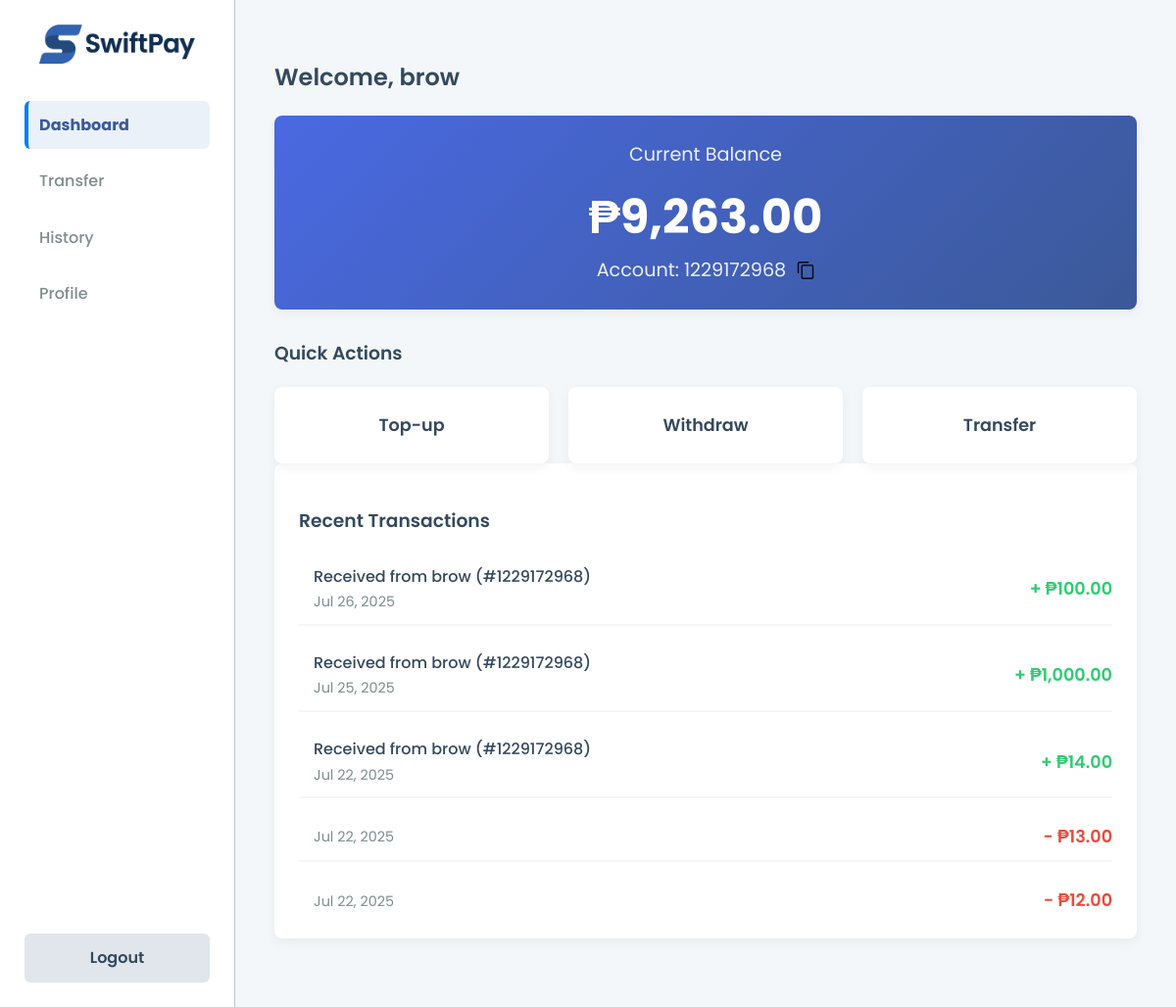
Page /dashboard.php (signed in) on the committed database.
### tables this page shows
CREATE TABLE `users` (
  `user_id` int(11) NOT NULL,
  `full_name` varchar(100) DEFAULT NULL,
  `email` varchar(100) DEFAULT NULL,
  `password` varchar(255) DEFAULT NULL,
  `account_number` varchar(20) DEFAULT NULL,
  `balance` decimal(10,2) DEFAULT 0.00,
  `avatar` varchar(255) DEFAULT 'default.png',
  `status` enum('active','deactivated') DEFAULT 'active',
  `deleted_at` datetime DEFAULT NULL,
  `created_at` timestamp NOT NULL DEFAULT current_timestamp()
);

CREATE TABLE `transactions` (
  `transaction_id` int(11) NOT NULL,
  `user_id` int(11) NOT NULL,
  `transaction_type` varchar(255) DEFAULT NULL,
  `amount` decimal(10,2) NOT NULL,
  `related_user_id` int(11) DEFAULT NULL,
  `created_at` timestamp NOT NULL DEFAULT current_timestamp()
);

### dashboard.php (the view, shortened to what this page needs)
<?php
include 'connect.php';
$user_id = $_SESSION['user_id'];
$stmt = $conn->prepare("SELECT full_name, account_number, balance FROM users WHERE user_id = ?");
$stmt->bind_param("i", $user_id);
$stmt->execute();
$result = $stmt->get_result();
$user = $result->fetch_assoc();
$full_name = $user['full_name'];
$account_number = $user['account_number'];
$balance = $user['balance'];
$history_stmt = $conn->prepare("
    SELECT t.created_at, t.transaction_type, t.amount, t.user_id,
            u.full_name as related_name, u.account_number as related_acc
    FROM transactions t
    LEFT JOIN users u ON t.related_user_id = u.user_id
    WHERE t.user_id = ? OR t.related_user_id = ?
    ORDER BY t.created_at DESC
    LIMIT 5
");
$history_stmt->bind_param("ii", $user_id, $user_id);
$history_stmt->execute();
$history_result = $history_stmt->get_result();
?>
<!DOCTYPE html>
<html>
<head>
    <link rel="stylesheet" href="styles.css">
</head>
<body>
<div class="app-container">
    <div class="sidebar">
        <div class="logo">
            <a href="dashboard.php">
                <img src="icons/SwiftPay-trimmed.png" alt="SwiftPay Logo">
            </a>
        </div>
        <nav class="sidebar-nav">
            <a href="dashboard.php" class="active">Dashboard</a>
            <a href="transfer.php">Transfer</a>
            <a href="history.php">History</a>
            <a href="profile.php">Profile</a>
        </nav>
        <a href="logout.php" class="btn btn-secondary logout-btn">Logout</a>
    </div>
    <div class="main-content">
        <h2>Welcome, <?= htmlspecialchars($full_name) ?></h2>
        <div class="card balance-card">
            <p>Current Balance</p>
            <h1>₱<?= number_format($balance, 2) ?></h1>
            <p>Account: <?= htmlspecialchars($account_number) ?> <button onclick="copyToClipboard('accNum')" class="icon-button" id="accNumContainer"><span id="accNum" style="display:none;"><?= htmlspecialchars($account_number) ?></span><img src="icons/copy-link-icon.png" alt="Copy" class="copy-icon"></button></p>
        </div>
        <h3>Quick Actions</h3>
        <div class="quick-actions">
            <a href="topup.php" class="action-card">Top-up</a>
            <a href="withdraw.php" class="action-card">Withdraw</a>
            <a href="transfer.php" class="action-card">Transfer</a>
        </div>
        <div class="card">
            <h3>Recent Transactions</h3>
            <div class="recent-transactions-list">
                <?php if ($history_result->num_rows > 0): ?>
                    <?php while ($row = $history_result->fetch_assoc()): ?>
                        <div class="transaction-item">
                            <div class="transaction-details">
                                <span class="transaction-desc">
                                    <?php
                                        if ($row['transaction_type'] === 'transfer') {
                                            if ($row['user_id'] == $user_id) {
                                                echo "Sent to " . htmlspecialchars($row['related_name']) . " (#" . htmlspecialchars($row['related_acc']) . ")";
                                            } else {
                                                echo "Received from " . htmlspecialchars($row['related_name']) . " (#" . htmlspecialchars($row['related_acc']) . ")";
                                            }
                                        } else {
                                            echo ucfirst(str_replace('-', ' ', $row['transaction_type']));
                                        }
                                    ?>
                                </span>
                                <span class="transaction-date"><?= date("M d, Y", strtotime($row['created_at'])) ?></span>
                            </div>
                            <div class="transaction-amount
                                <?php
                                    $is_credit = ($row['transaction_type'] === 'top-up' || ($row['transaction_type'] === 'transfer' && $row['user_id'] != $user_id));
                                    echo $is_credit ? 'amount-credit' : 'amount-debit';
                                ?>">
                                <?= ($is_credit ? '+ ' : '- ') ?>₱<?= number_format($row['amount'], 2) ?>
                            </div>
                        </div>
                    <?php endwhile; ?>
                <?php else: ?>
                    <p>No recent transactions to show.</p>
                <?php endif; ?>
            </div>
        </div>
    </div>
</div>
</body>
</html>

### styles.css (style rules this page uses)
:root { --primary-blue: #3B5998; --primary-blue-dark: #357ABD; --success-green: #2ECC71; --action-red: #E74C3C; --dark-text: #34495E; --secondary-text: #7f8c8d; --border-color: #BDC3C7; --background-light: #F4F7F9; --white: #FFFFFF; --accent-blue: #007BFF; }
body { font-family: 'Poppins', sans-serif; background-color: var(--background-light); color: var(--dark-text); margin: 0; padding: 0; line-height: 1.6; }
h2, h3 { color: var(--dark-text); font-weight: 600; }
a { color: var(--primary-blue); text-decoration: none; }
.app-container { display: flex; min-height: 100vh; }
.sidebar { position: fixed; left: 0; top: 0; height: 100%; box-sizing: border-box; width: 240px; background-color: var(--white); border-right: 1px solid var(--border-color); padding: 25px; display: flex; flex-direction: column; }
.sidebar-nav a { display: block; padding: 12px 15px; margin-bottom: 8px; border-radius: 6px; font-weight: 500; color: var(--secondary-text); transition: background-color 0.2s, color 0.2s; }
.sidebar-nav a.active { background-color: #eaf1f8; color: var(--primary-blue); font-weight: 700; border-left: 4px solid var(--accent-blue); padding-left: 11px; }
.sidebar .logout-btn { margin-top: auto; }
.main-content { flex-grow: 1; padding: 40px; margin-left: 240px; }
.card { background-color: var(--white); padding: 25px; border-radius: 8px; box-shadow: 0 4px 12px rgba(0,0,0,0.05); margin-bottom: 30px; }
.btn { padding: 12px 20px; border: none; border-radius: 6px; font-weight: 600; font-size: 1em; cursor: pointer; text-decoration: none; display: inline-block; transition: background-color 0.3s, transform 0.1s; text-align: center; }
.btn-secondary { background-color: #e0e6eb; color: var(--dark-text); }
.icon-button { background: none; border: none; padding: 0; cursor: pointer; vertical-align: middle; }
.copy-icon { width: 18px; height: 18px; margin-left: 6px; vertical-align: middle; }
.balance-card { text-align: center; background: linear-gradient(135deg, #4A69E2, #3B5998); color: white; }
.balance-card p { font-size: 1.2em; margin: 0; opacity: 0.9; }
.balance-card h1 { font-size: 3em; margin: 10px 0 0 0; color: white; }
.quick-actions { display: grid; grid-template-columns: repeat(auto-fit, minmax(150px, 1fr)); gap: 20px; }
.action-card { background-color: var(--white); padding: 25px; text-align: center; border-radius: 8px; box-shadow: 0 4px 12px rgba(0,0,0,0.05); font-size: 1.1em; font-weight: 600; text-decoration: none; color: var(--dark-text); transition: transform 0.2s, box-shadow 0.2s; }
.amount-credit { color: var(--success-green); font-weight: 600; }
.amount-debit { color: var(--action-red); font-weight: 600; }
.recent-transactions-list { display: flex; flex-direction: column; gap: 15px; }
.transaction-item { display: flex; align-items: center; padding: 10px 0; border-bottom: 2px solid var(--background-light); }
.transaction-item:last-child { border-bottom: none; padding-bottom: 0; }
.transaction-details { flex-grow: 1; margin-left: 15px; }
.transaction-desc { font-weight: 500; display: block; }
.transaction-date { font-size: 0.9em; color: var(--secondary-text); }
.transaction-amount { font-weight: 600; font-size: 1.1em; }
.logo { text-align: center; margin-bottom: 30px; }
.logo img { height: auto; max-width: 100%; }
.sidebar .logo { margin-top: 0; padding: 0 10px; }
.sidebar .logo img { max-height: 40px; }

### rows in the picture
users: full_name "brow", balance "9,263.00", account_number "1229172968"
transactions: related_user.full_name "brow", related_user.account_number "1229172968", created_at "Jul 26, 2025", amount "100.00"
transactions: related_user.full_name "brow", related_user.account_number "1229172968", created_at "Jul 25, 2025", amount "1,000.00"
transactions: related_user.full_name "brow", related_user.account_number "1229172968", created_at "Jul 22, 2025", amount "14.00"
transactions: created_at "Jul 22, 2025", amount "13.00"
transactions: created_at "Jul 22, 2025", amount "12.00"
